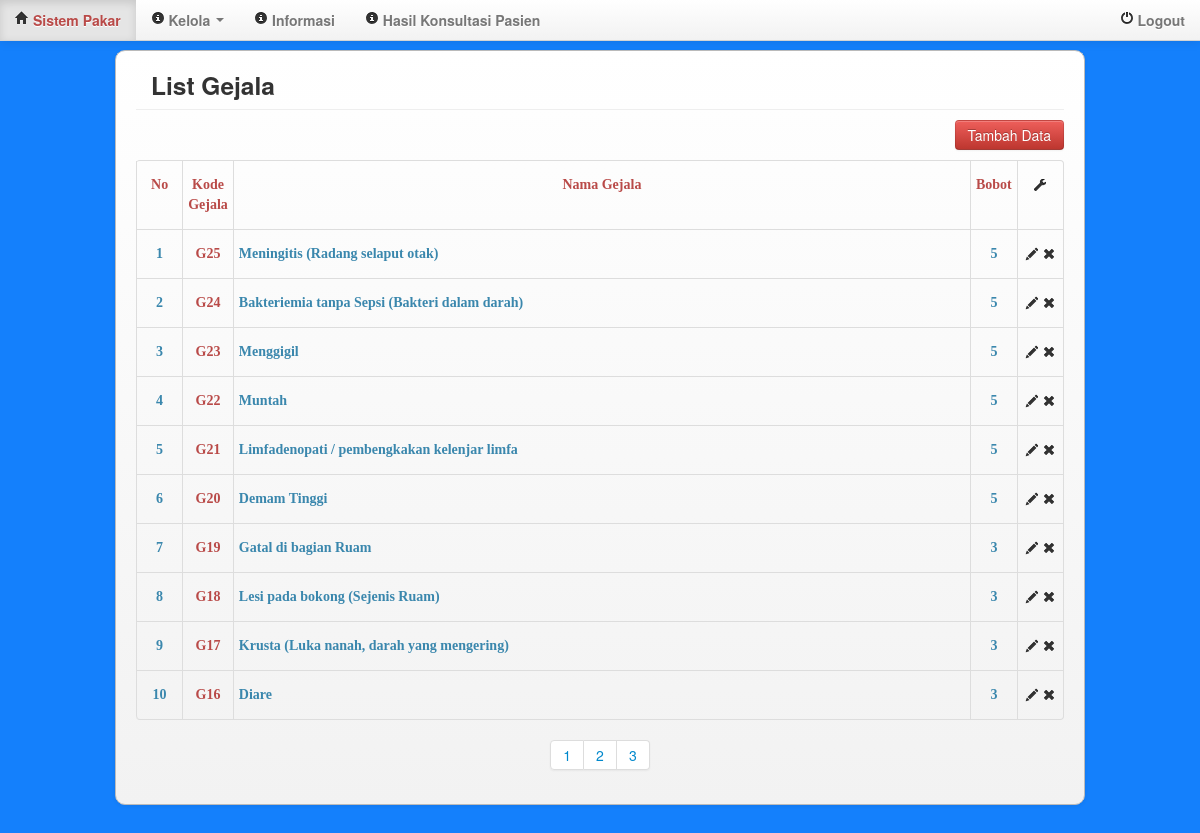
Page /adm/gejala.php (signed in) on the committed database.
### tables this page shows
CREATE TABLE IF NOT EXISTS `gejala` (
  `id_gejala` int(3) NOT NULL AUTO_INCREMENT,
  `kode_gejala` varchar(10) NOT NULL,
  `nama_gejala` text NOT NULL,
  `bobot` int(3) NOT NULL,
  PRIMARY KEY (`id_gejala`),
  UNIQUE KEY `kode_gejala` (`kode_gejala`)
);

### adm/gejala.php (the view, shortened to what this page needs)
<?php
	$i = 1;
	$jml_per_halaman = 10;
	$jml_data = mysql_num_rows(mysql_query("select * from gejala"));
	$jml_halaman = ceil($jml_data / $jml_per_halaman);
	if(isset($_GET['hal'])){
			$hal = $_GET['hal'];
			$i = ($hal - 1) * $jml_per_halaman  + 1;
			$s = mysql_query("select * from gejala order by id_gejala desc limit ".(($hal - 1) * $jml_per_halaman).", $jml_per_halaman");
	}else{
		$s = mysql_query("select * from gejala order by id_gejala desc limit 0, $jml_per_halaman")
				or die(mysql_error());
	}
?>
<!DOCTYPE html>
<html lang="en">
<head>
	<link href="../css/bootstrap.min.css" rel="stylesheet" media="screen">
</head>
<body>
<?php
	include_once('menu.php');
?>
<div class="container">
        <div class="navbar-inner" style="border:1px solid #bbb; border-radius:10px; padding:10px 20px 10px 20px; margin-top:50px; margin-left:auto; margin-right:auto;">
			<div>
            	<div class="modal-header">
                	<h3>List Gejala</h3>
                </div>
            	<div style="margin-top:10px" class="text-right">
            		<a href="gejala.add.php"><input name="tambah" type="submit" id="tambah" value="Tambah Data" class="btn btn-danger"></a>
                </div>
                <div style="margin-top:10px">
                    <table class="table table-condensed table-bordered table-hover">
                    <thead>
                    	<td width="5%"><font face="Comic Sans MS, cursive" class="text-error text-center"><h5>No</h5></font></td>
                        <td width="5%"><font face="Comic Sans MS, cursive" class="text-error text-center"><h5>Kode Gejala</h5></font></td>
                        <td width="80%"><font face="Comic Sans MS, cursive" class="text-error text-center"><h5>Nama Gejala</h5></font></td>
                        <td width="5%"><font face="Comic Sans MS, cursive" class="text-error text-center"><h5>Bobot</h5></font></td>
                        <td width="5%"><font face="Comic Sans MS, cursive" class="text-error text-center"><h5><span class="icon-wrench"></span></h5></font></td>
                    </thead>
                    <?php
						while($data=mysql_fetch_array($s)){
							$kode=$data['kode_gejala'];
							$nama=$data['nama_gejala'];
							$bobot=$data['bobot'];
                    ?>
                    <tbody>
                    	<td><font face="Comic Sans MS, cursive" class="text-info text-center"><h5><?php echo $i ?></h5></font></td>
                        <td><font face="Comic Sans MS, cursive" class="text-error text-center"><h5><?php echo "$kode";?></h5></font></td>
                        <td><font face="Comic Sans MS, cursive" class="text-info text-left"><h5><?php echo "$nama";?></h5></font></td>
                        <td><font face="Comic Sans MS, cursive" class="text-info text-center"><h5><?php echo "$bobot";?></h5></font></td>
                        <td>
                        	<font face="Comic Sans MS, cursive" class="text-info text-center"><h5>
                                <a class="tip" href="gejala.update.php?kode=<?php echo $kode;?>" data-toggle="tooltip" data-placement="bottom"
                                    title="Edit"><span class="icon-pencil"></span></a>
                                <a class="tip" href="gejala.delete.php?kode=<?php echo $kode;?>" data-toggle="tooltip" data-placement="bottom"
                                    title="Hapus"><span class="icon-remove"></span></a>
							</h5></font>
						</td>
                    </tbody>
                    <?php $i++; } ?>
                    </table>
                    </div>
                    <div class="pagination pagination-centered">
                        <ul>
                            <?php for($i = 1; $i <= $jml_halaman; $i++) { ?>
                                <li><a href="gejala.php?hal=<?php echo $i ?>"><?php echo $i ?></a></li>
                            <?php } ?>
                        </ul>
                    </div>
                </div>
			</div>
    	</div>
<br><br><br><br>
</body>
</html>

### adm/menu.php (shortened to what this page needs)
<div class="container">
	<div class="navbar navbar-fixed-top">
		<div class="navbar-inner">
			<ul class="nav pull-left">
				<li class="active"><a href="home.php"><span class="icon-home"></span><b class="text-error"> Sistem Pakar</b></a></li>
				<li class="dropdown"><a href="#" class="dropdown-toggle" data-toggle="dropdown"><span class="icon-info-sign"></span><b> Kelola </b><b class="caret"></b></a>
				</li>
				<li><a href="informasi.php?hal=1"><span class="icon-info-sign"></span><b> Informasi</b></a></li>
                <li><a href="hasil.konsultasi.php?hal=1"><span class="icon-info-sign"></span><b> Hasil Konsultasi Pasien</b></a></li>
			</ul>
			<ul class="nav pull-right">
				<li><a href="logout.php"><span class="icon-bar icon-off"></span><b> Logout</b></a></li>
			</ul>
		</div>
	</div>
</div>

### adm/gejala.php (style rules this page uses)
body { background-image: url(../img/body.jpg); background-repeat: repeat; background-attachment: fixed; }

### rows in the picture
gejala: kode_gejala "G25", nama_gejala "Meningitis (Radang selaput otak)", bobot "5"
gejala: kode_gejala "G24", nama_gejala "Bakteriemia tanpa Sepsi (Bakteri dalam darah)", bobot "5"
gejala: kode_gejala "G23", nama_gejala "Menggigil", bobot "5"
gejala: kode_gejala "G22", nama_gejala "Muntah", bobot "5"
gejala: kode_gejala "G21", nama_gejala "Limfadenopati / pembengkakan kelenjar limfa", bobot "5"
gejala: kode_gejala "G20", nama_gejala "Demam Tinggi", bobot "5"
gejala: kode_gejala "G19", nama_gejala "Gatal di bagian Ruam", bobot "3"
gejala: kode_gejala "G18", nama_gejala "Lesi pada bokong (Sejenis Ruam)", bobot "3"
gejala: kode_gejala "G17", nama_gejala "Krusta (Luka nanah, darah yang mengering)", bobot "3"
gejala: kode_gejala "G16", nama_gejala "Diare", bobot "3"
